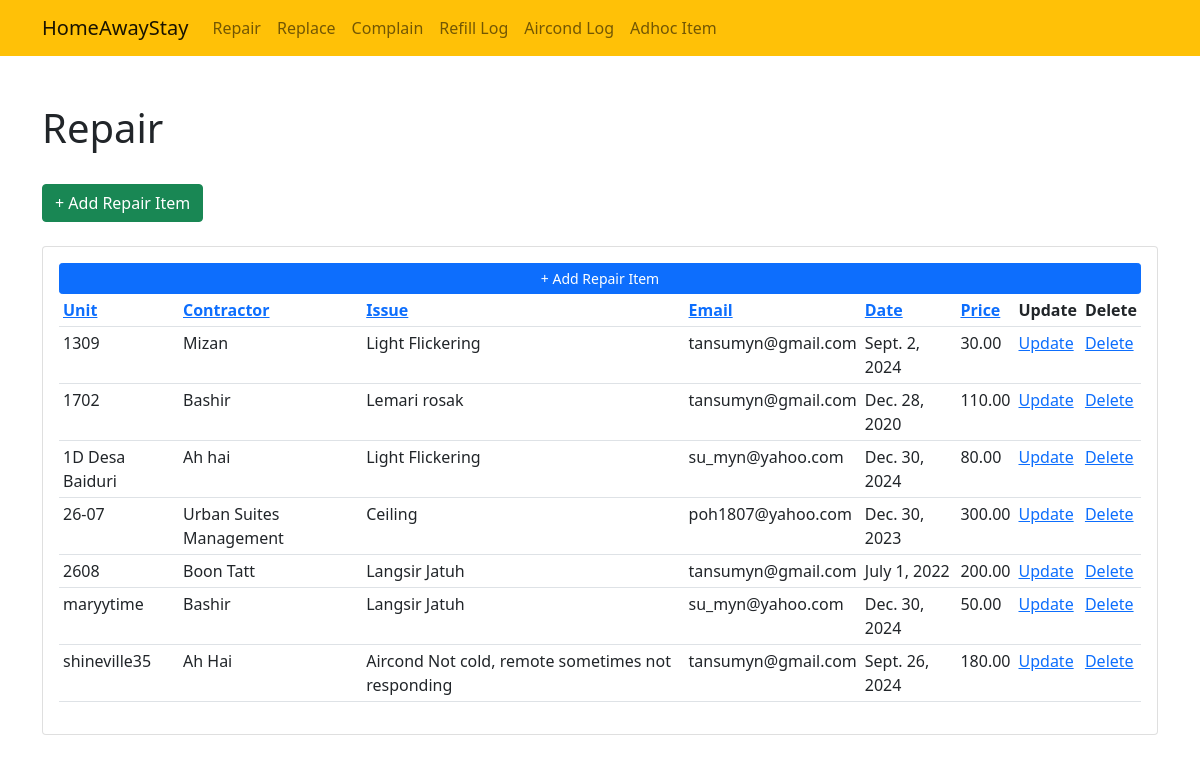
Page /repair/?sort_by=unit_number&order=asc on the committed database.
### homestay/models.py (models this page shows, shortened)
class RepairForm(models.Model):
    unit_number = models.CharField(max_length=20)
    contractor = models.CharField(max_length=40)
    repair_issue = models.CharField(max_length=200)
    email = models.EmailField()
    date = models.DateField()
    price = models.DecimalField(max_digits=10, decimal_places=2)

### homestay/views.py (the view)
# urls.py: path('repair/', views.repair, name='repair'),
def repair(request):
    sort_by = request.GET.get('sort_by', 'date')  # Default sort by date
    order = request.GET.get('order', 'asc')  # Default ascending order
    repair_forms = RepairForm.objects.all()
    if order == 'desc':
        sort_by = F(sort_by).desc(nulls_last=True)
    else:
        sort_by = F(sort_by).asc(nulls_last=True)
    repair_forms = repair_forms.order_by(sort_by)
    context = {
        'repair_forms': repair_forms,
        'current_sort': request.GET.get('sort_by', 'date'),
        'current_order': order,
    }
    return render(request, 'repair.html', context)

### homestay/templates/repair.html
{% extends 'base.html' %}
{% block content %}
<div class="container">
    <h1 class="pt-5">Repair</h1>
    <br>
    <a href="{% url 'add_repair' %}" class="btn btn-success" role="button">+ Add Repair Item</a>
    <br>
    <br>
</div>
<div class="container">
    <div class="card card-body">
        <a class="btn btn-primary btn-sm btn-block" href="{% url 'add_repair' %}">+ Add Repair Item</a>
        <table class="table table-sm">
            <tr>
                <th><a href="?sort_by=unit_number&order={% if current_sort == 'unit_number' and current_order == 'asc' %}desc{% else %}asc{% endif %}">Unit</a></th>
                <th><a href="?sort_by=contractor&order={% if current_sort == 'contractor' and current_order == 'asc' %}desc{% else %}asc{% endif %}">Contractor</a></th>
                <th><a href="?sort_by=repair_issue&order={% if current_sort == 'repair_issue' and current_order == 'asc' %}desc{% else %}asc{% endif %}">Issue</a></th>
                <th><a href="?sort_by=email&order={% if current_sort == 'email' and current_order == 'asc' %}desc{% else %}asc{% endif %}">Email</a></th>
                <th><a href="?sort_by=date&order={% if current_sort == 'date' and current_order == 'asc' %}desc{% else %}asc{% endif %}">Date</a></th>
                <th><a href="?sort_by=price&order={% if current_sort == 'price' and current_order == 'asc' %}desc{% else %}asc{% endif %}">Price</a></th>
                <th>Update</th>
                <th>Delete</th>
            </tr>
            {% for n in repair_forms %}
                <tr>
                    <td>{{n.unit_number}}</td>
                    <td>{{n.contractor}}</td>
                    <td>{{n.repair_issue}}</td>
                    <td>{{n.email}}</td>
                    <td>{{n.date}}</td>
                    <td>{{n.price}}</td>
                    <td><a href="">Update</a></td>
                    <td><a href="">Delete</a></td>
                </tr>
            {% endfor %}
        </table>
    </div>
</div>
<br>
</div>
{% endblock %}

### rows in the picture
RepairForm: unit_number "1309", contractor "Mizan", repair_issue "Light Flickering", email "tansumyn@gmail.com", date "Sept. 2, 2024", price "30.00"
RepairForm: unit_number "1702", contractor "Bashir", repair_issue "Lemari rosak", email "tansumyn@gmail.com", date "Dec. 28, 2020", price "110.00"
RepairForm: unit_number "1D Desa Baiduri", contractor "Ah hai", repair_issue "Light Flickering", email "su_myn@yahoo.com", date "Dec. 30, 2024", price "80.00"
RepairForm: unit_number "26-07", contractor "Urban Suites Management", repair_issue "Ceiling", email "poh1807@yahoo.com", date "Dec. 30, 2023", price "300.00"
RepairForm: unit_number "2608", contractor "Boon Tatt", repair_issue "Langsir Jatuh", email "tansumyn@gmail.com", date "July 1, 2022", price "200.00"
RepairForm: unit_number "maryytime", contractor "Bashir", repair_issue "Langsir Jatuh", email "su_myn@yahoo.com", date "Dec. 30, 2024", price "50.00"
RepairForm: unit_number "shineville35", contractor "Ah Hai", repair_issue "Aircond Not cold, remote sometimes not responding", email "tansumyn@gmail.com", date "Sept. 26, 2024", price "180.00"
